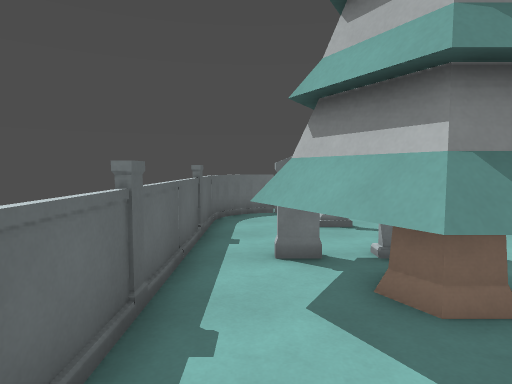
view 1 (above)

14 first-person views from a walk through a Godot game level. The camera is 1.5 m above the floor, tilts 4° down and sees 75° across. The floor is counted in squares, 1 m on a side. Each view is taken from the middle of a square. On the plan, view 1 faces up. The plan holds only what a view shows up to about 15 squares ahead; the rest is blank. Characters and animated objects are left out.

view 2
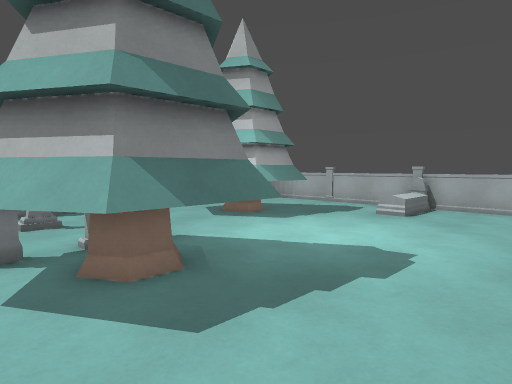

view 3
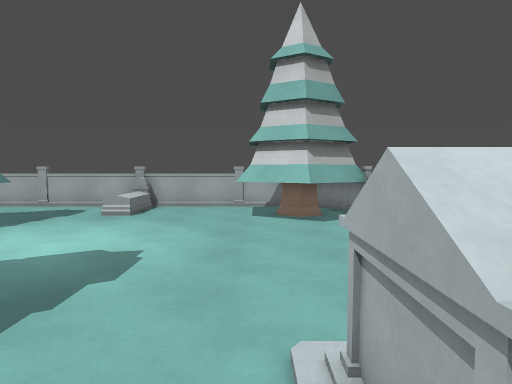

view 4
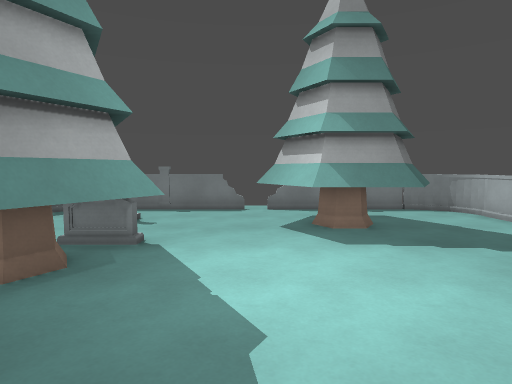

view 5
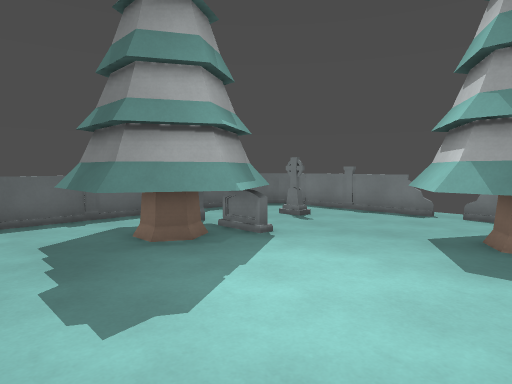

view 6
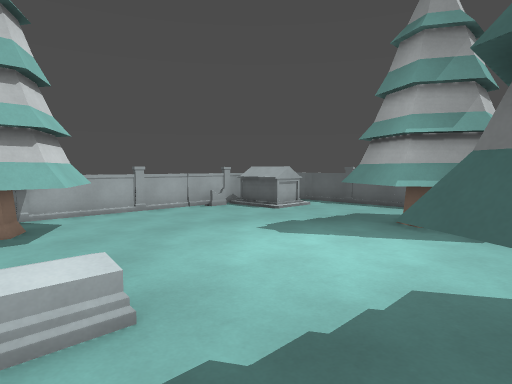

view 7
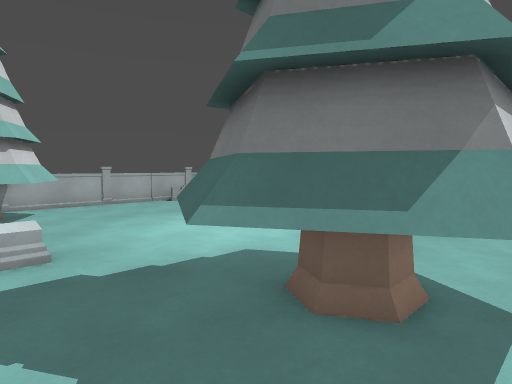

view 8
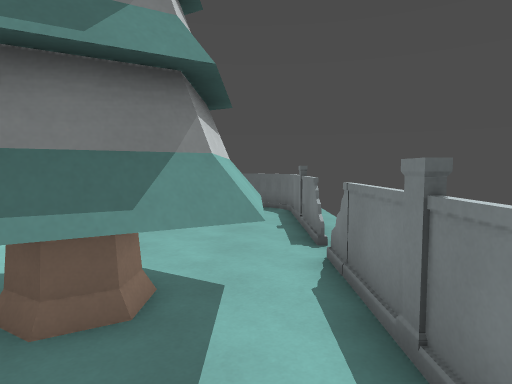

view 9
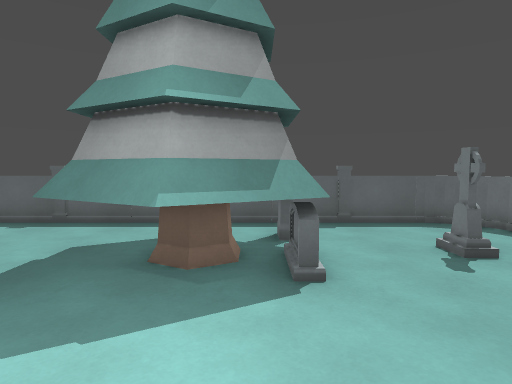

view 10
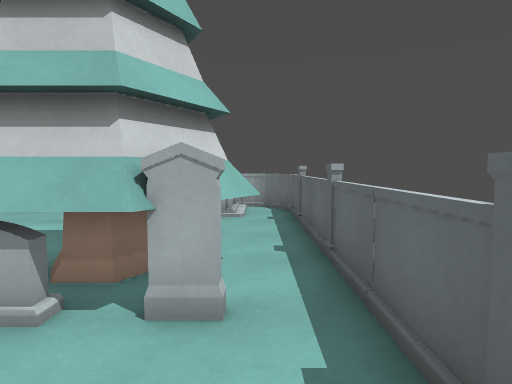

view 11
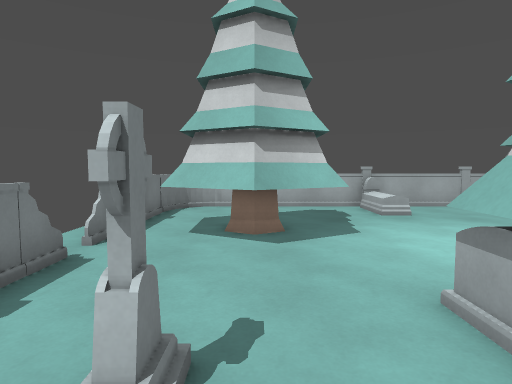

view 12
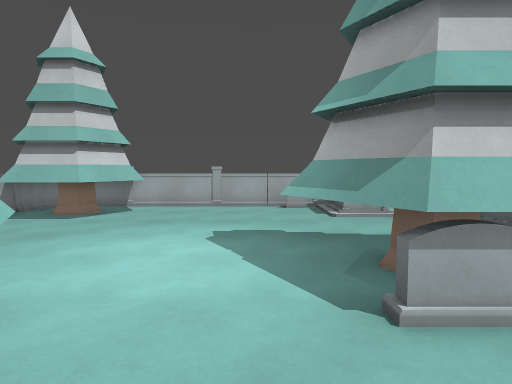

view 13
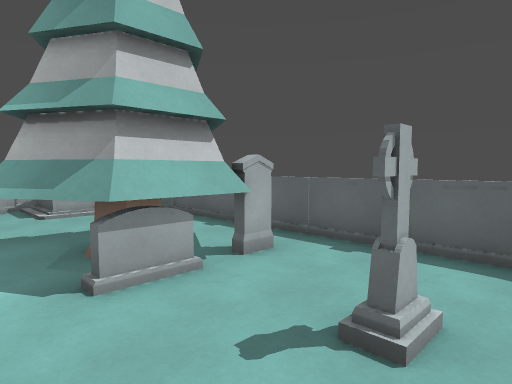

view 14
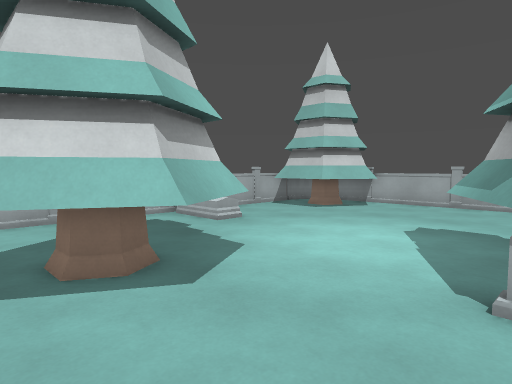

### Floor plan
Key: @ floor where view 1 was taken; # wall or solid block; x gap in a wall; . floor; / step, stairs or slope; = window, fence, low wall or low ledge; ^ raised ledge; T pine tree; M tombstone; O other object.
Columns run from 2 left of view 1 to 13 right of it. Each row starts with its distance up from view 1.
 12    ........
 11  x===#=#.#=#===x
 10 #=.......TTT...=
  9 #...O....TTTT..=
  8 #.......TT#TT..=
  7 #=.......TTTT..=
  6 #/.#TT...TTT...=
  5 #/.TTTT........=
  4 #/TT#TT......MM#
  3 #/.TTTT......MMM
  2 #/.TTT.........=
  1 #/.............=
  0 #/@............#
 -1 #=..........TTT#
 -2 #..^^......TTTTT
 -3 #=.^^......TTT T
 -4  #=^^M#==#=#TTTT

Positions as (right, up) in squares from view 1, and headings:
1: (0, 0), facing up
2: (0, -1), facing up-right
3: (0, -1), facing right
4: (6, -1), facing up
5: (9, 0), facing up-left
6: (12, 7), facing down-left
7: (12, 10), facing down-left
8: (12, 10), facing left
9: (8, 5), facing left
10: (0, 9), facing down
11: (0, 8), facing right
12: (5, 9), facing down
13: (5, 10), facing down-left
14: (3, 10), facing down-right
